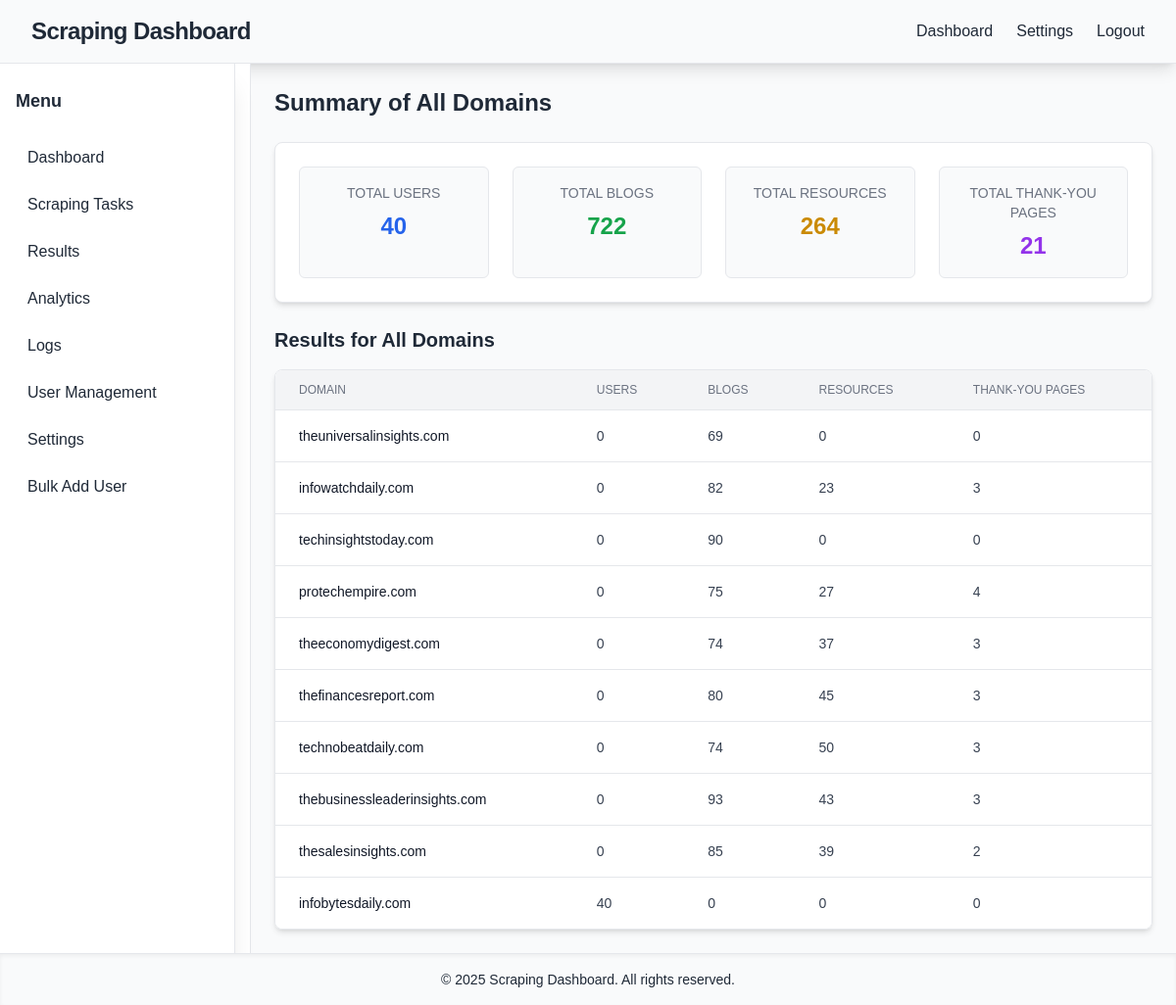
The app's page /results with its own data.
### tables this page shows
CREATE TABLE domains (
        domain TEXT PRIMARY KEY,
        users INT,
        blogs INT,
        resources INT,
        thank_you INT
    );

### app.py (the view)
@app.route("/results")
def results_summary():
    conn = sqlite3.connect(DB_MAIN)
    cursor = conn.cursor()
    cursor.execute("SELECT domain, users, blogs, resources, thank_you FROM domains")
    all_rows = cursor.fetchall()
    conn.close()
    total_users = sum(row[1] for row in all_rows)
    total_blogs = sum(row[2] for row in all_rows)
    total_resources = sum(row[3] for row in all_rows)
    total_thank_you = sum(row[4] for row in all_rows)
    summary_data = {
        "total_users": total_users,
        "total_blogs": total_blogs,
        "total_resources": total_resources,
        "total_thank_you": total_thank_you,
    }
    return render_template("results.html", all_results=all_rows, summary=summary_data)

### templates/results.html (shortened to what this page needs)
<!DOCTYPE html>
<html lang="en" class="h-full">
<head>
  <link rel="stylesheet" href="{{ url_for('static', filename='styles/global.css') }}" />
  <script src="https://cdn.tailwindcss.com"></script>
</head>
<body class="h-full bg-gray-50 text-gray-800 min-h-screen flex flex-col">
  <app-header></app-header>
  <div class="flex flex-1 overflow-hidden grow">
    <app-sidebar class="w-64 bg-white border-r border-gray-200"></app-sidebar>
    <main class="flex-1 overflow-y-auto p-6 h-full">
      {% if result %}
      <h1 class="text-2xl font-semibold mb-6">Results for {{ result.domain }}</h1>
      <div class="overflow-x-auto rounded-lg shadow-md border border-gray-200">
        <table class="min-w-full divide-y divide-gray-200 bg-white">
          <thead class="bg-gray-100">
            <tr>
              <th class="px-6 py-3 text-left text-xs font-medium text-gray-500 uppercase">Domain</th>
              <th class="px-6 py-3 text-left text-xs font-medium text-gray-500 uppercase">Users</th>
              <th class="px-6 py-3 text-left text-xs font-medium text-gray-500 uppercase">Blogs</th>
              <th class="px-6 py-3 text-left text-xs font-medium text-gray-500 uppercase">Resources</th>
              <th class="px-6 py-3 text-left text-xs font-medium text-gray-500 uppercase">Thank You Pages</th>
            </tr>
          </thead>
          <tbody class="divide-y divide-gray-200">
            <tr class="hover:bg-gray-50">
              <td class="px-6 py-4 text-sm font-medium text-gray-900">{{ result.domain }}</td>
              <td class="px-6 py-4 text-sm text-gray-700">{{ result.users }}</td>
              <td class="px-6 py-4 text-sm text-gray-700">{{ result.blogs }}</td>
              <td class="px-6 py-4 text-sm text-gray-700">{{ result.resources }}</td>
              <td class="px-6 py-4 text-sm text-gray-700">{{ result.thank_you }}</td>
            </tr>
          </tbody>
        </table>
      </div>
      <canvas id="analyticsChart" width="400" height="200" class="mt-8"></canvas>
      <script>
        const ctx = document.getElementById('analyticsChart').getContext('2d');
        const chart = new Chart(ctx, {
          type: 'bar',
          data: {
            labels: ['Users', 'Blogs', 'Resources', 'Thank-You Pages'],
            datasets: [{
              label: '{{ result.domain }}',
              data: [
                {{ result.users | default(0) | int }},
                {{ result.blogs | default(0) | int }},
                {{ result.resources | default(0) | int }},
                {{ result.thank_you | default(0) | int }}
              ],
              backgroundColor: [
                'rgba(255, 99, 132, 0.2)',
                'rgba(54, 162, 235, 0.2)',
                'rgba(255, 206, 86, 0.2)',
                'rgba(75, 192, 192, 0.2)'
              ],
              borderColor: [
                'rgba(255, 99, 132, 1)',
                'rgba(54, 162, 235, 1)',
                'rgba(255, 206, 86, 1)',
                'rgba(75, 192, 192, 1)'
              ],
              borderWidth: 1
            }]
          },
          options: {
            responsive: true,
            maintainAspectRatio: false,
            scales: {
              y: { beginAtZero: true }
            }
          }
        });
      </script>
      {% else %}
      <h1 class="text-2xl font-semibold mb-6">Summary of All Domains</h1>
      {% if summary %}
      <div class="mb-6 grid grid-cols-1 sm:grid-cols-2 md:grid-cols-4 gap-6 max-w-4xl mx-auto p-6 bg-white rounded-lg shadow-md border border-gray-200">
        <div class="p-4 border rounded-md bg-gray-50 text-center">
          <p class="text-sm text-gray-500 uppercase">Total Users</p>
          <p class="mt-2 text-2xl font-semibold text-blue-600">{{ summary.total_users }}</p>
        </div>
        <div class="p-4 border rounded-md bg-gray-50 text-center">
          <p class="text-sm text-gray-500 uppercase">Total Blogs</p>
          <p class="mt-2 text-2xl font-semibold text-green-600">{{ summary.total_blogs }}</p>
        </div>
        <div class="p-4 border rounded-md bg-gray-50 text-center">
          <p class="text-sm text-gray-500 uppercase">Total Resources</p>
          <p class="mt-2 text-2xl font-semibold text-yellow-600">{{ summary.total_resources }}</p>
        </div>
        <div class="p-4 border rounded-md bg-gray-50 text-center">
          <p class="text-sm text-gray-500 uppercase">Total Thank-You Pages</p>
          <p class="mt-2 text-2xl font-semibold text-purple-600">{{ summary.total_thank_you }}</p>
        </div>
      </div>
      {% else %}
      <p class="text-gray-600">No summary data available.</p>
      {% endif %}
      <h2 class="text-xl font-semibold mb-4">Results for All Domains</h2>
      <div class="overflow-x-auto rounded-lg shadow-md border border-gray-200">
        <table class="min-w-full divide-y divide-gray-200 bg-white">
          <thead class="bg-gray-100">
            <tr>
              <th class="px-6 py-3 text-left text-xs font-medium text-gray-500 uppercase">Domain</th>
              <th class="px-6 py-3 text-left text-xs font-medium text-gray-500 uppercase">Users</th>
              <th class="px-6 py-3 text-left text-xs font-medium text-gray-500 uppercase">Blogs</th>
              <th class="px-6 py-3 text-left text-xs font-medium text-gray-500 uppercase">Resources</th>
              <th class="px-6 py-3 text-left text-xs font-medium text-gray-500 uppercase">Thank-You Pages</th>
            </tr>
          </thead>
          <tbody class="divide-y divide-gray-200">
            {% for row in all_results %}
            <tr class="hover:bg-gray-50">
              <td class="px-6 py-4 text-sm font-medium text-gray-900">{{ row[0] }}</td>
              <td class="px-6 py-4 text-sm text-gray-700">{{ row[1] }}</td>
              <td class="px-6 py-4 text-sm text-gray-700">{{ row[2] }}</td>
              <td class="px-6 py-4 text-sm text-gray-700">{{ row[3] }}</td>
              <td class="px-6 py-4 text-sm text-gray-700">{{ row[4] }}</td>
            </tr>
            {% endfor %}
          </tbody>
        </table>
      </div>
      {% endif %}
    </main>
  </div>
  <app-footer></app-footer>
</body>
</html>

### static/styles/global.css (style rules this page uses)
* { margin: 0; padding: 0; box-sizing: border-box; font-family: Arial, sans-serif; }
body { background-color: #f4f4f4; display: flex; flex-direction: column; height: 100vh; }
app-header { width: 100%; }
app-sidebar { width: 250px; flex-shrink: 0; }
main { flex-grow: 1; padding: 20px; overflow-y: auto; }

### records on screen
domains: domain "theuniversalinsights.com", users "0", blogs "69", resources "0", thank_you "0"
domains: domain "infowatchdaily.com", users "0", blogs "82", resources "23", thank_you "3"
domains: domain "techinsightstoday.com", users "0", blogs "90", resources "0", thank_you "0"
domains: domain "protechempire.com", users "0", blogs "75", resources "27", thank_you "4"
domains: domain "theeconomydigest.com", users "0", blogs "74", resources "37", thank_you "3"
domains: domain "thefinancesreport.com", users "0", blogs "80", resources "45", thank_you "3"
domains: domain "technobeatdaily.com", users "0", blogs "74", resources "50", thank_you "3"
domains: domain "thebusinessleaderinsights.com", users "0", blogs "93", resources "43", thank_you "3"
domains: domain "thesalesinsights.com", users "0", blogs "85", resources "39", thank_you "2"
domains: domain "infobytesdaily.com", users "40", blogs "0", resources "0", thank_you "0"

### other values on screen
{{ summary.total_users }} "40"
{{ summary.total_blogs }} "722"
{{ summary.total_resources }} "264"
{{ summary.total_thank_you }} "21"
